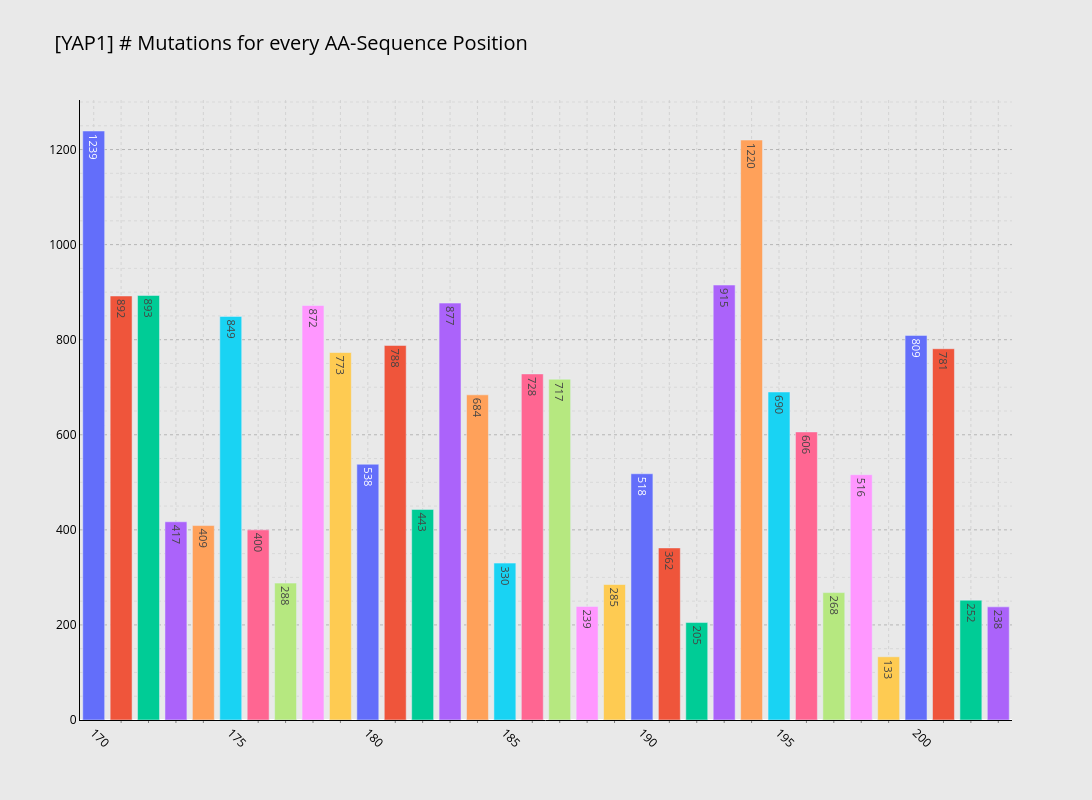

This figure's notebook cell:
### Code cell
positions_count = dict(sorted(positions_count.items(), key=lambda x: x[0], reverse=False))

positions_count_plt = make_subplots(rows=1, cols=1)
for key in positions_count.keys():
    positions_count_plt.append_trace(
        go.Bar(x=[key], y=[positions_count[key]], text=[positions_count[key]], textposition='auto'), row=1,
        col=1)
positions_count_plt.update_layout(
    title_text=f"[{data_set}] # Mutations for every AA-Sequence Position",
    title_font=dict(color="black", size=20),
    showlegend=False,
    paper_bgcolor='rgb(233,233,233)',
    plot_bgcolor='rgb(233,233,233)',
    width=2000,
    height=800
)
# positions_count_plt.update_traces(textangle=300, textposition="outside", textfont=dict(size=12, color="black"),
#                                   cliponaxis=False)
# positions_count_plt.update_layout(uniformtext_minsize=10, uniformtext_mode='show')
positions_count_plt.update_yaxes(dict(
    color='black',
    showgrid=True,
    minor_griddash="dot",
    gridcolor='grey',
    griddash="dot",
    linecolor='black',
    gridwidth=0.5,

)
)
positions_count_plt.update_xaxes(dict(color='black',
                                      minor=dict(ticklen=2, tickcolor='grey', showgrid=True, gridcolor='lightgrey',
                                                 dtick=1),
                                      dtick=5,
                                      tickangle=45,
                                      ticklen=10,
                                      tickson="boundaries",
                                      ticklabelmode="period",
                                      showgrid=True,
                                      gridcolor='lightgrey',
                                      griddash="dot",
                                      minor_griddash="dot",
                                      showline=True,
                                      zerolinecolor='black',
                                      linewidth=1,
                                      gridwidth=1,
                                      linecolor='black',
                                      ),
                                 )

### Figure 1 — Plotly figure (JSON) as saved in the notebook; plotly's stock layout.template omitted (floating-point values rounded to 4 significant figures)
{"data": [{"text": ["1239"], "textposition": "auto", "type": "bar", "x": [170], "xaxis": "x", "y": [1239], "yaxis": "y"}, {"text": ["892"], "textposition": "auto", "type": "bar", "x": [171], "xaxis": "x", "y": [892], "yaxis": "y"}, {"text": ["893"], "textposition": "auto", "type": "bar", "x": [172], "xaxis": "x", "y": [893], "yaxis": "y"}, {"text": ["417"], "textposition": "auto", "type": "bar", "x": [173], "xaxis": "x", "y": [417], "yaxis": "y"}, {"text": ["409"], "textposition": "auto", "type": "bar", "x": [174], "xaxis": "x", "y": [409], "yaxis": "y"}, {"text": ["849"], "textposition": "auto", "type": "bar", "x": [175], "xaxis": "x", "y": [849], "yaxis": "y"}, {"text": ["400"], "textposition": "auto", "type": "bar", "x": [176], "xaxis": "x", "y": [400], "yaxis": "y"}, {"text": ["288"], "textposition": "auto", "type": "bar", "x": [177], "xaxis": "x", "y": [288], "yaxis": "y"}, {"text": ["872"], "textposition": "auto", "type": "bar", "x": [178], "xaxis": "x", "y": [872], "yaxis": "y"}, {"text": ["773"], "textposition": "auto", "type": "bar", "x": [179], "xaxis": "x", "y": [773], "yaxis": "y"}, {"text": ["538"], "textposition": "auto", "type": "bar", "x": [180], "xaxis": "x", "y": [538], "yaxis": "y"}, {"text": ["788"], "textposition": "auto", "type": "bar", "x": [181], "xaxis": "x", "y": [788], "yaxis": "y"}, {"text": ["443"], "textposition": "auto", "type": "bar", "x": [182], "xaxis": "x", "y": [443], "yaxis": "y"}, {"text": ["877"], "textposition": "auto", "type": "bar", "x": [183], "xaxis": "x", "y": [877], "yaxis": "y"}, {"text": ["684"], "textposition": "auto", "type": "bar", "x": [184], "xaxis": "x", "y": [684], "yaxis": "y"}, {"text": ["330"], "textposition": "auto", "type": "bar", "x": [185], "xaxis": "x", "y": [330], "yaxis": "y"}, {"text": ["728"], "textposition": "auto", "type": "bar", "x": [186], "xaxis": "x", "y": [728], "yaxis": "y"}, {"text": ["717"], "textposition": "auto", "type": "bar", "x": [187], "xaxis": "x", "y": [717], "yaxis": "y"}, {"text": ["239"], "textposition": "auto", "type": "bar", "x": [188], "xaxis": "x", "y": [239], "yaxis": "y"}, {"text": ["285"], "textposition": "auto", "type": "bar", "x": [189], "xaxis": "x", "y": [285], "yaxis": "y"}, {"text": ["518"], "textposition": "auto", "type": "bar", "x": [190], "xaxis": "x", "y": [518], "yaxis": "y"}, {"text": ["362"], "textposition": "auto", "type": "bar", "x": [191], "xaxis": "x", "y": [362], "yaxis": "y"}, {"text": ["205"], "textposition": "auto", "type": "bar", "x": [192], "xaxis": "x", "y": [205], "yaxis": "y"}, {"text": ["915"], "textposition": "auto", "type": "bar", "x": [193], "xaxis": "x", "y": [915], "yaxis": "y"}, {"text": ["1220"], "textposition": "auto", "type": "bar", "x": [194], "xaxis": "x", "y": [1220], "yaxis": "y"}, {"text": ["690"], "textposition": "auto", "type": "bar", "x": [195], "xaxis": "x", "y": [690], "yaxis": "y"}, {"text": ["606"], "textposition": "auto", "type": "bar", "x": [196], "xaxis": "x", "y": [606], "yaxis": "y"}, {"text": ["268"], "textposition": "auto", "type": "bar", "x": [197], "xaxis": "x", "y": [268], "yaxis": "y"}, {"text": ["516"], "textposition": "auto", "type": "bar", "x": [198], "xaxis": "x", "y": [516], "yaxis": "y"}, {"text": ["133"], "textposition": "auto", "type": "bar", "x": [199], "xaxis": "x", "y": [133], "yaxis": "y"}, {"text": ["809"], "textposition": "auto", "type": "bar", "x": [200], "xaxis": "x", "y": [809], "yaxis": "y"}, {"text": ["781"], "textposition": "auto", "type": "bar", "x": [201], "xaxis": "x", "y": [781], "yaxis": "y"}, {"text": ["252"], "textposition": "auto", "type": "bar", "x": [202], "xaxis": "x", "y": [252], "yaxis": "y"}, {"text": ["238"], "textposition": "auto", "type": "bar", "x": [203], "xaxis": "x", "y": [238], "yaxis": "y"}], "layout": {"height": 800, "paper_bgcolor": "rgb(233,233,233)", "plot_bgcolor": "rgb(233,233,233)", "showlegend": false, "title": {"font": {"color": "black", "size": 20}, "text": "[YAP1] # Mutations for every AA-Sequence Position"}, "width": 2000, "xaxis": {"anchor": "y", "color": "black", "domain": [0, 1], "dtick": 5, "gridcolor": "lightgrey", "griddash": "dot", "gridwidth": 1, "linecolor": "black", "linewidth": 1, "minor": {"dtick": 1, "gridcolor": "lightgrey", "griddash": "dot", "showgrid": true, "tickcolor": "grey", "ticklen": 2}, "showgrid": true, "showline": true, "tickangle": 45, "ticklabelmode": "period", "ticklen": 10, "tickson": "boundaries", "zerolinecolor": "black"}, "yaxis": {"anchor": "x", "color": "black", "domain": [0, 1], "gridcolor": "grey", "griddash": "dot", "gridwidth": 0.5, "linecolor": "black", "minor": {"griddash": "dot"}, "showgrid": true}}}
